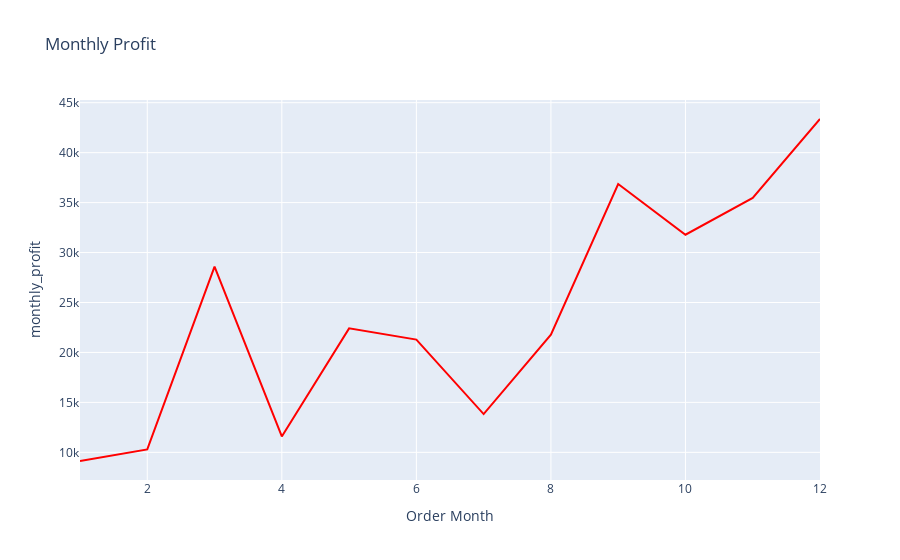

Notebook code for this chart:
### Code cell
fig = px.line(data_frame=monthly_profit ,x='Order Month',y='monthly_profit' , title='Monthly Profit')
fig.update_traces(line=dict(color='red'))
fig.show()

### Figure 1 — Plotly figure (JSON) as saved in the notebook; plotly's stock layout.template omitted (floating-point values rounded to 4 significant figures)
{"data": [{"hovertemplate": "Order Month=%{x}<br>monthly_profit=%{y}<extra></extra>", "legendgroup": "", "line": {"color": "red", "dash": "solid"}, "marker": {"symbol": "circle"}, "mode": "lines", "name": "", "orientation": "v", "showlegend": false, "type": "scatter", "x": [1, 2, 3, 4, 5, 6, 7, 8, 9, 10, 11, 12], "xaxis": "x", "y": [9134.0, 10290.0, 28590.0, 11590.0, 22410.0, 21290.0, 13830.0, 21780.0, 36860.0, 31780.0, 35470.0, 43370.0], "yaxis": "y"}], "layout": {"autosize": true, "legend": {"tracegroupgap": 0}, "title": {"text": "Monthly Profit"}, "xaxis": {"anchor": "y", "autorange": true, "domain": [0, 1], "range": [1, 12], "title": {"text": "Order Month"}, "type": "linear"}, "yaxis": {"anchor": "x", "autorange": true, "domain": [0, 1], "range": [7233.0, 45270.0], "title": {"text": "monthly_profit"}, "type": "linear"}}}
